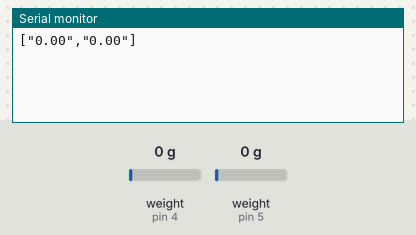
Bench run of a sketch on a simulated Arduino Uno, built with avr-gcc and run on an emulated ATmega328P. On the bench: the last lines printed to the serial monitor. Inputs (shaded band) come from the test bench; at power-on: weight on the scale (sensors on pin 4, pin 5) 0 g.

Above: at 3.2 s.
3.3 s: weight on the scale (sensor on pin 4) set to 100 g
At 4.3 s:
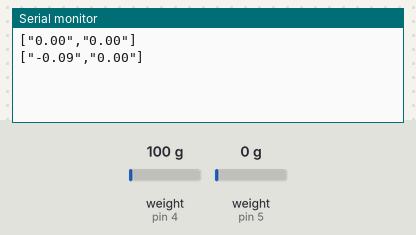
4.9 s: weight on the scale (sensor on pin 5) set to 100 g
At 6.3 s:
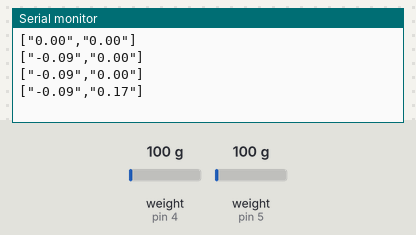
6.5 s: weight on the scale (sensor on pin 4) set to 1250 g
At 7.9 s:
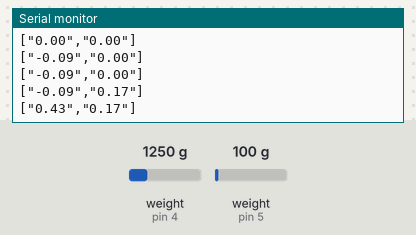
8.1 s: weight on the scale (sensor on pin 5) set to 1250 g
At 9.3 s:
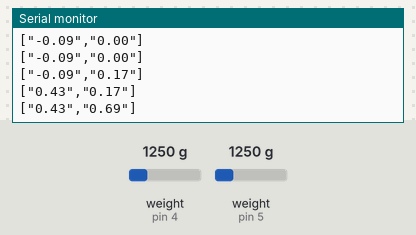
Timing chart, 0 to 10.7 s (numbered marks = the images above; inputs shaded):
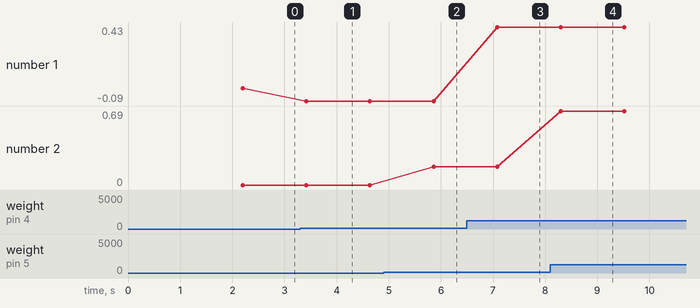

Measured:
- after the input at 3.3 s, the serial monitor: prints a new line after 0.12 s (image 1)
- after the input at 4.9 s, the serial monitor: prints a new line after 0.96 s (image 2)
- after the input at 6.5 s, the serial monitor: prints a new line after 0.58 s (image 3)
- after the input at 8.1 s, the serial monitor: prints a new line after 0.20 s (image 4)
- plotted number 1: 0 → -0.09 after the input at 3.3 s, -0.09 → 0.43 after the input at 6.5 s
- plotted number 2: 0 → 0.17 after the input at 4.9 s, 0.17 → 0.69 after the input at 8.1 s

The sketch:

bleHM10.ino
```cpp
/*******************************************************************************************************
 *                                        SMART KITCHEN TRACKER                                        *
 *******************************************************************************************************/
//Importing the Software Serial and Load Cell HX711 Amplifier Library
#include <SoftwareSerial.h>
#include "HX711.h"

//Setting up the Serial Communication between the HM-10 BLE and Controller
SoftwareSerial Serial4(11,10);  //Tx,Rx
//Setting up the Calibration factor for the load cells
#define calibration_factor -395050
#define calibration_factor1 -347429
//Pins for the Load Cell 1
#define DOUT   4
#define CLK    2
//Pins for the Load Cell 2
#define DOUT1  5
#define CLK1   3

//Initialize the load cell
HX711 scale(DOUT, CLK);
HX711 scale1(DOUT1, CLK1);
/*******************************************************************************************************
 Function Name            : setup
 Description              : Initialize the Bluetooth and Connection WiFi to the local AP
                            and scanning the available bluetooth connections
 Parameters               : None
 *******************************************************************************************************/
void setup() {
  //Begin the BLE Connection with 9600 BAUD
  Serial4.begin(9600);
  Serial.begin(9600);
  //Initalize the calibration factor for the load cells
  scale1.set_scale(calibration_factor);
  scale.set_scale(calibration_factor1);
  scale1.tare();
  scale.tare();
}

/*******************************************************************************************************
 Function Name            : loop
 Description              : Gets the weight from  load cells and push to likit via ble
 Parameters               : None
 *******************************************************************************************************/
void loop() {
  float l_weight_loadCell_1,l_weight_loadCell_2;
  l_weight_loadCell_1 = dataOne();
  l_weight_loadCell_2 = dataTwo();
  //Forms a JSON data
  String cmd = "[\"";
  cmd += String(l_weight_loadCell_1);
  cmd += "\",\"";
  cmd += String(l_weight_loadCell_2);
  cmd += "\"]";
  //Push the data from HM-10 to the Linkit BLE
  Serial.println(cmd);
  Serial4.println(cmd);
  delay(1000);
}
/*******************************************************************************************************
 Function Name            : dataOne
 Description              : Obtains the present weight from the load cell 1
 Parameters               : None
 return                   : float - weight obtained
 *******************************************************************************************************/
float dataOne(){
  char l_buf[50];
  //Converts the weight from pound to kgs
  float l_weight_in_kgs_0 = scale.get_units()  * 0.453592;
  if(l_weight_in_kgs_0 >= 0.01){
    l_weight_in_kgs_0 = l_weight_in_kgs_0 - 0.14;
    return l_weight_in_kgs_0;
  }
  else{
    return 0;
  }
}
/*******************************************************************************************************
 Function Name            : dataTwo
 Description              : Obtains the present weight from the load cell 2
 Parameters               : None
 return                   : float - weight obtained
 *******************************************************************************************************/
float dataTwo(){
  char l_buf[50];
  //Converts the weight from pound to kgs
  float l_weight_in_kgs_1 = scale1.get_units() * 0.453592;
  if(l_weight_in_kgs_1 >= 0.01){
    l_weight_in_kgs_1 = l_weight_in_kgs_1 + 0.12;
    return l_weight_in_kgs_1;
  }
  else{
    return 0;
  }
}
//End of the Program
/************************************************************************************************************************/
```
